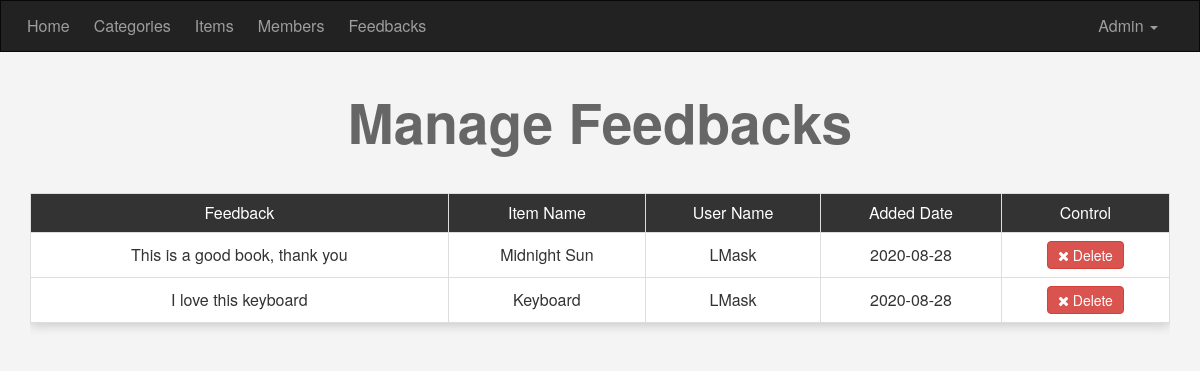
/admin/comments.php (signed in), run on the app's committed database.
### tables this page shows
CREATE TABLE `comments` (
  `c_id` int(11) NOT NULL,
  `comment` text NOT NULL,
  `status` tinyint(4) NOT NULL,
  `comment_date` date NOT NULL,
  `item_id` int(11) NOT NULL,
  `user_id` int(11) NOT NULL
);

CREATE TABLE `items` (
  `Item_ID` int(11) NOT NULL,
  `Name` varchar(255) NOT NULL,
  `Description` text NOT NULL,
  `Price` varchar(255) NOT NULL,
  `Add_Date` date NOT NULL,
  `Country_Made` varchar(255) NOT NULL,
  `Status` varchar(255) NOT NULL,
  `Rating` smallint(6) NOT NULL,
  `Approve` tinyint(4) NOT NULL DEFAULT 0,
  `Cat_ID` int(11) NOT NULL,
  `Member_ID` int(11) NOT NULL,
  `picture` varchar(255) NOT NULL,
  `contact` varchar(255) NOT NULL
);

CREATE TABLE `users` (
  `UserID` int(11) NOT NULL COMMENT 'To Identify User',
  `Username` varchar(255) NOT NULL COMMENT 'Username To Login',
  `Password` varchar(255) NOT NULL COMMENT 'Password To Login',
  `Email` varchar(255) NOT NULL,
  `FullName` varchar(255) NOT NULL,
  `GroupID` int(11) NOT NULL DEFAULT 0 COMMENT 'Identify User Group',
  `TrustStatus` int(11) NOT NULL DEFAULT 0 COMMENT 'Seller Rank',
  `RegStatus` int(11) NOT NULL DEFAULT 0 COMMENT 'User Approval',
  `Date` date NOT NULL,
  `avatar` varchar(255) NOT NULL
);

### admin/comments.php (the view, shortened to what this page needs)
<?php
	if (isset($_SESSION['Username'])) {
		include 'init.php';
		$do = isset($_GET['do']) ? $_GET['do'] : 'Manage';
		if ($do == 'Manage') {
			$stmt = $con->prepare("SELECT
										comments.*, items.Name AS Item_Name, users.Username AS Member
									FROM
										comments
									INNER JOIN
										items
									ON
										items.Item_ID = comments.item_id
									INNER JOIN
										users
									ON
										users.UserID = comments.user_id
									ORDER BY
										c_id DESC");
			$stmt->execute();
			$comments = $stmt->fetchAll();
			if (! empty($comments)) {
			?>
			<h1 class="text-center">Manage Feedbacks</h1>
			<div class="container">
				<div class="table-responsive">
					<table class="main-table text-center table table-bordered">
						<tr>
							<td>Feedback</td>
							<td>Item Name</td>
							<td>User Name</td>
							<td>Added Date</td>
							<td>Control</td>
						</tr>
						<?php
							foreach($comments as $comment) {
								echo "<tr>";
									echo "<td>" . $comment['comment'] . "</td>";
									echo "<td>" . $comment['Item_Name'] . "</td>";
									echo "<td>" . $comment['Member'] . "</td>";
									echo "<td>" . $comment['comment_date'] ."</td>";
									echo "<td>
										<a href='comments.php?do=Delete&comid=" . $comment['c_id'] . "' class='btn btn-danger confirm'><i class='fa fa-close'></i> Delete </a>";
									echo "</td>";
								echo "</tr>";
							}
						?>
					</table>
				</div>
			</div>
			<?php } else {
				echo '<div class="container">';
					echo '<div class="nice-message">There\'s No Comments To Show</div>';
				echo '</div>';
			} ?>
		<?php
		}
		include $tpl . 'footer.php';
	} else {
		header('Location: index.php');
		exit();
	}
?>

### admin/layout/css/backend.css (style rules this page uses)
body { background-color: #F4F4F4; font-size: 16px; height: 800px; }
h1 { font-size: 55px; margin: 40px 0; font-weight: bold; color: #666; }
.main-table { -webkit-box-shadow: 0 3px 10px #CCC; -moz-box-shadow: 0 3px 10px #CCC; box-shadow: 0 3px 10px #CCC; }
.main-table td { background-color: #FFF; vertical-align: middle !important; }
.main-table tr:first-child td { background-color: #333; color: #FFF; }
.main-table .btn { padding: 3px 10px; }

### data on the page
comments: comment "This is a good book, thank you", item.Name "Midnight Sun", user.Username "LMask", comment_date "2020-08-28"
comments: comment "I love this keyboard", item.Name "Keyboard", user.Username "LMask", comment_date "2020-08-28"

### other printed values
lang('HOME_ADMIN') "Home"
lang('CATEGORIES') "Categories"
lang('ITEMS') "Items"
lang('MEMBERS') "Members"
lang('FEEDBACKS') "Feedbacks"
